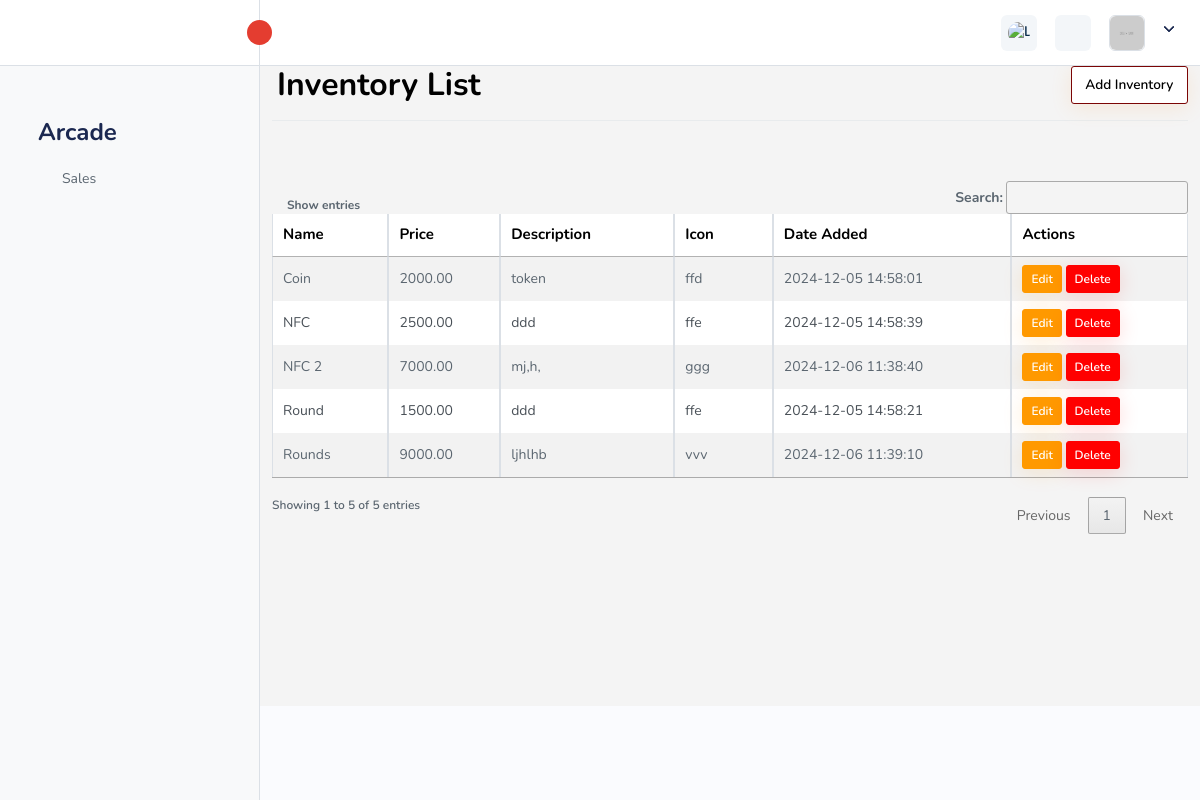
/arcade/inventory/, run on the app's committed database.
### arcade/models.py (models this page shows, shortened)
class Inventory(models.Model):
    staff = models.ForeignKey(CustomUser, on_delete=models.CASCADE)
    icon = models.CharField(max_length=100)
    name = models.CharField(max_length=100)
    price = models.DecimalField(max_digits=60, decimal_places=2)
    description = models.CharField(max_length=255, blank=True)
    date = models.DateTimeField(auto_now_add=True)

### arcade/views.py (the view)
# urls.py: path('inventory/', views.inventory_list, name='resturant_inventory_list'),
def inventory_list(request):
    items = Inventory.objects.all().order_by('-date')
    return render(request, 'arcade/inventory/list.html', {'items': items})

### templates/arcade/inventory/list.html (shortened to what this page needs)
{% extends "arcade/base.html" %}
{% block main_content %}
<div class="container">
<div class="mb-3" style="display: flex; justify-content: space-between;align-items: center;">
    <h1>Inventory List</h1>
    <a href="{% url 'add_inventory' %}" class="btn btn-primary">Add Inventory</a>
</div>
<hr><br>
<table id="inventory-table" class="table table-striped table-bordered">
    <thead>
        <tr>
            <th>Name</th>
            <th>Price</th>
            <th>Description</th>
            <th>Icon</th>
            <th>Date Added</th>
            <th>Actions</th>
        </tr>
    </thead>
    <tbody>
        {% for item in items %}
        <tr>
            <td>{{ item.name }}</td>
            <td>{{ item.price }}</td>
            <td>{{ item.description }}</td>
            <td>{{item.icon}}</td>
            <td>{{ item.date|date:"Y-m-d H:i:s" }}</td>
            <td>
                <button class="btn btn-sm btn-warning" data-bs-toggle="modal" data-bs-target="#updateModal"
                        data-id="{{ item.id }}"
                        data-name="{{ item.name }}"
                        data-price="{{ item.price }}"
                        data-quantity="{{ item.quantity }}"
                        data-description="{{ item.description }}">
                    Edit
                </button>
                <button class="btn btn-sm btn-danger" data-bs-toggle="modal" data-bs-target="#deleteModal"
                        data-id="{{ item.id }}"
                        data-name="{{ item.name }}">
                    Delete
                </button>
            </td>
        </tr>
        {% endfor %}
    </tbody>
</table>
</div>
<link rel="stylesheet" href="https://cdn.datatables.net/1.13.6/css/jquery.dataTables.min.css">
{% endblock %}

### data on the page
Inventory: name "Rounds", price "9000.00", description "ljhlhb", icon "vvv", date "2024-12-06 11:39:10"
Inventory: name "NFC 2", price "7000.00", description "mj,h,", icon "ggg", date "2024-12-06 11:38:40"
Inventory: name "NFC", price "2500.00", description "ddd", icon "ffe", date "2024-12-05 14:58:39"
Inventory: name "Round", price "1500.00", description "ddd", icon "ffe", date "2024-12-05 14:58:21"
Inventory: name "Coin", price "2000.00", description "token", icon "ffd", date "2024-12-05 14:58:01"
